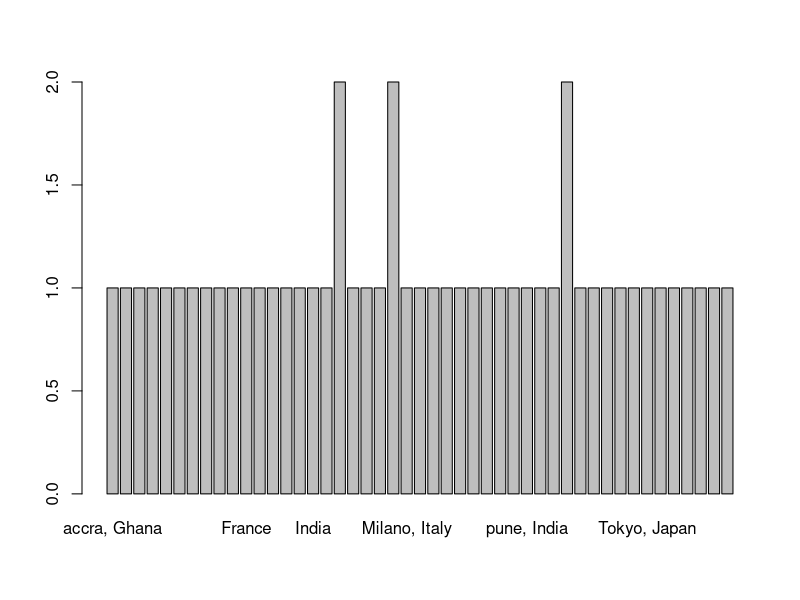
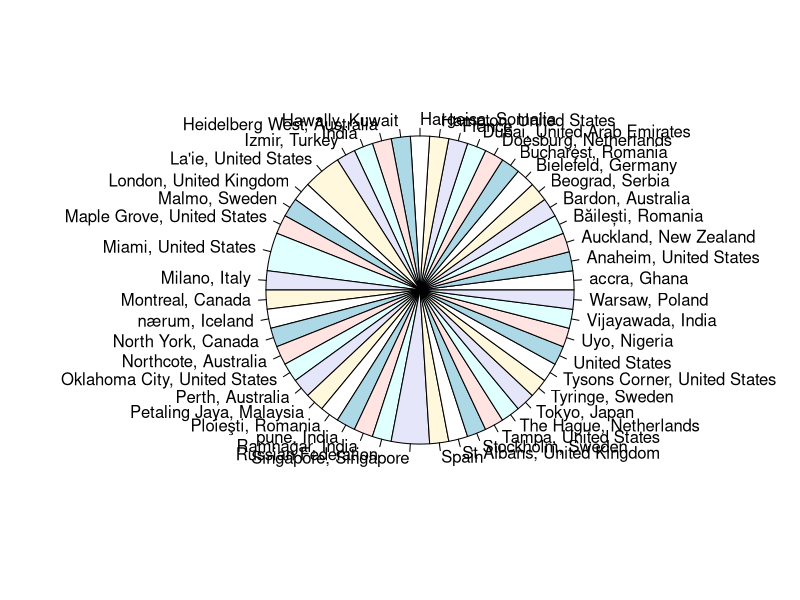
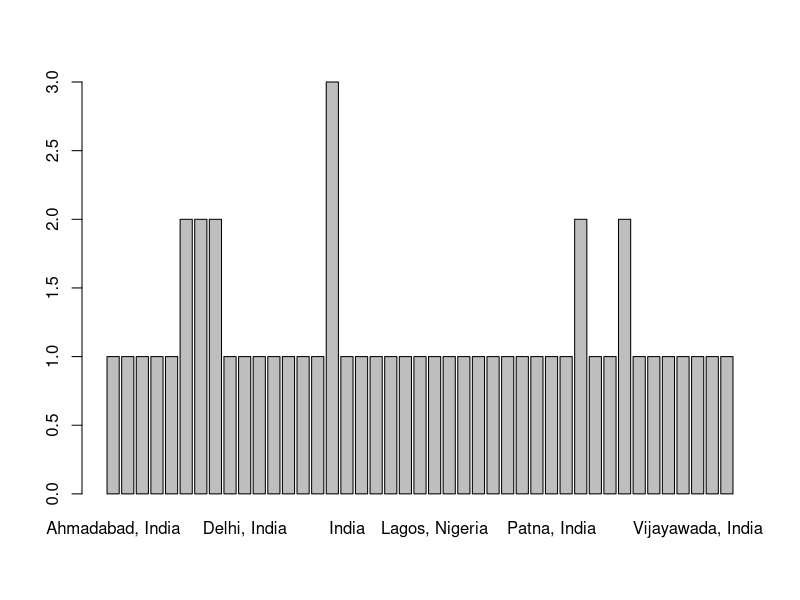
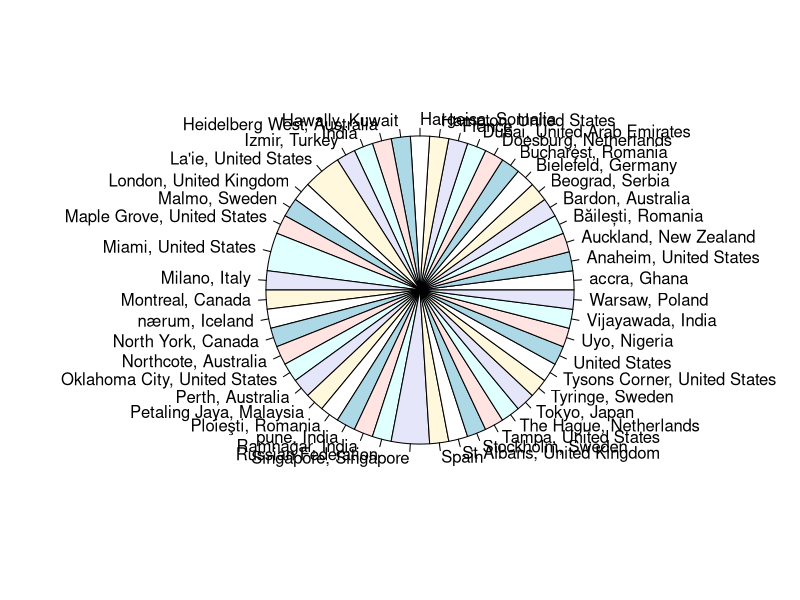

Generate these figures, in order, with R:
css <- read.csv(file = 'Freelancecss.csv') #Leemos el archivo css
dotnet <- read.csv(file = 'Freelancedot-net.csv') #Leemos el archivo dot-net
View(css)
View(dotnet)

#Trabajos por ubicación
porcentajeCss=round(prop.table(table(css$Ubicacion))*100,2) #Porcentajes
frecuenciasCss=table(css$Ubicacion)#Frecuencias por pais
barplot(frecuenciasCss) #Representación Gráfica frecuencias
pie(porcentajeCss)

porcentajesDNet=round(prop.table(table(dotnet$Ubicacion))*100,2)#Porcentajes
frecuenciasDNet=table(dotnet$Ubicacion)#Frecuencias por pais
barplot(frecuenciasDNet) #Representación Gráfica frecuencias
pie(porcentajeCss)

#Media de oferta 
mean(css$Oferta)
mean(dotnet$Oferta)
